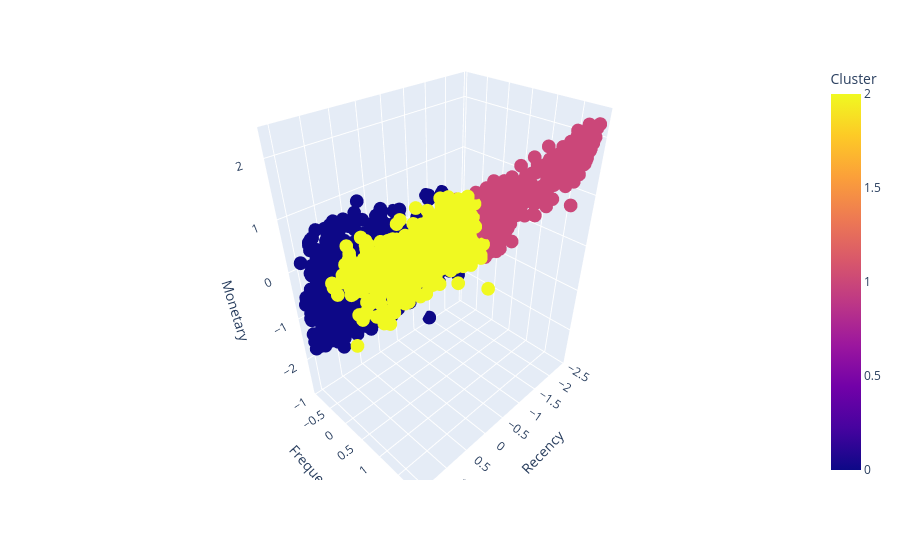

Notebook source saved alongside this figure:
### Markdown cell above
### Scatter Plot Comparisons

### Code cell
import plotly.express as px

fig = px.scatter_3d(df_normalized, x='Recency', y='Frequency', z='Monetary',
              color='Cluster')
fig.show()

### Figure 1 — Plotly figure (JSON) as saved in the notebook; plotly's stock layout.template omitted (floating-point values rounded to 4 significant figures; data arrays with more than 128 entries replaced by an {"elided": "..."} marker saying what was removed)
{"data": [{"hovertemplate": "Recency=%{x}<br>Frequency=%{y}<br>Monetary=%{z}<br>Cluster=%{marker.color}<extra></extra>", "legendgroup": "", "marker": {"color": {"elided": "1755 int values"}, "coloraxis": "coloraxis", "symbol": "circle"}, "mode": "markers", "name": "", "scene": "scene", "showlegend": false, "type": "scatter3d", "x": {"elided": "1755 float values"}, "y": {"elided": "1755 float values"}, "z": {"elided": "1755 float values"}}], "layout": {"coloraxis": {"colorbar": {"title": {"text": "Cluster"}}, "colorscale": [[0, "#0d0887"], [0.1111, "#46039f"], [0.2222, "#7201a8"], [0.3333, "#9c179e"], [0.4444, "#bd3786"], [0.5556, "#d8576b"], [0.6667, "#ed7953"], [0.7778, "#fb9f3a"], [0.8889, "#fdca26"], [1, "#f0f921"]]}, "legend": {"tracegroupgap": 0}, "margin": {"t": 60}, "scene": {"domain": {"x": [0, 1], "y": [0, 1]}, "xaxis": {"title": {"text": "Recency"}}, "yaxis": {"title": {"text": "Frequency"}}, "zaxis": {"title": {"text": "Monetary"}}}}}
